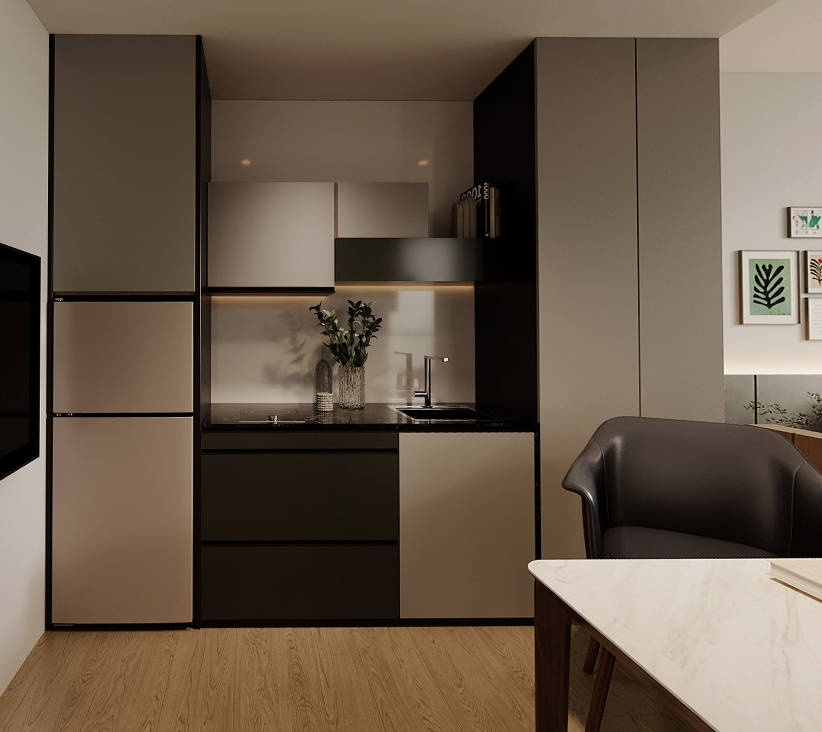
#> input picture preview/image/masks/廚房/base.jpg, 822 x 732 px
$ python shift_cab_mask.py
#> lines starting #> are read from the running program, lines starting #| are printed output that depends on the picture
"""
重畫電器櫃 mask：原 cab.png 對到冰箱（y=301-731），改成對到冰箱上方的電器櫃面板
電器櫃位置（依 廚房.jpg 觀察）：
  x: 50-195   (左column 寬度)
  y: 35-290   (冰箱頂端往上到天花板下緣)
"""
from PIL import Image, ImageDraw
from pathlib import Path

MASKS = Path(__file__).resolve().parent.parent / "image" / "masks" / "廚房"

# 備份原 cab.png 為 fridge.png（其實是冰箱位置，保留以備之後若要加冰箱 zone）
orig_path = MASKS / "cab.png"
backup_path = MASKS / "fridge.png"
if orig_path.exists() and not backup_path.exists():
    Image.open(orig_path).save(backup_path)
    print(f"原 cab.png 備份為 fridge.png")

# 取原圖尺寸
base = Image.open(MASKS / "base.jpg")
#> base is the input picture: PIL image 822x732 RGB; mean R, G, B 105.5, 90.3, 75
W, H = base.size
#> W = 822; H = 732

# 畫新的電器櫃 mask（黑底白形狀 = 不行；CSS mask 用 alpha→ 黑色 painted on transparent）
# 用 RGBA：RGB 全黑、alpha 在電器櫃區域為 255、其餘為 0
new_mask = Image.new("RGBA", (W, H), (0, 0, 0, 0))
#> new_mask: PIL image 822x732 RGBA; every value is 0
draw = ImageDraw.Draw(new_mask)

# 電器櫃矩形（圓角小一點，模擬實物）
ELE_BOX = (50, 35, 195, 290)
draw.rounded_rectangle(ELE_BOX, radius=6, fill=(0, 0, 0, 255))

new_mask.save(orig_path)
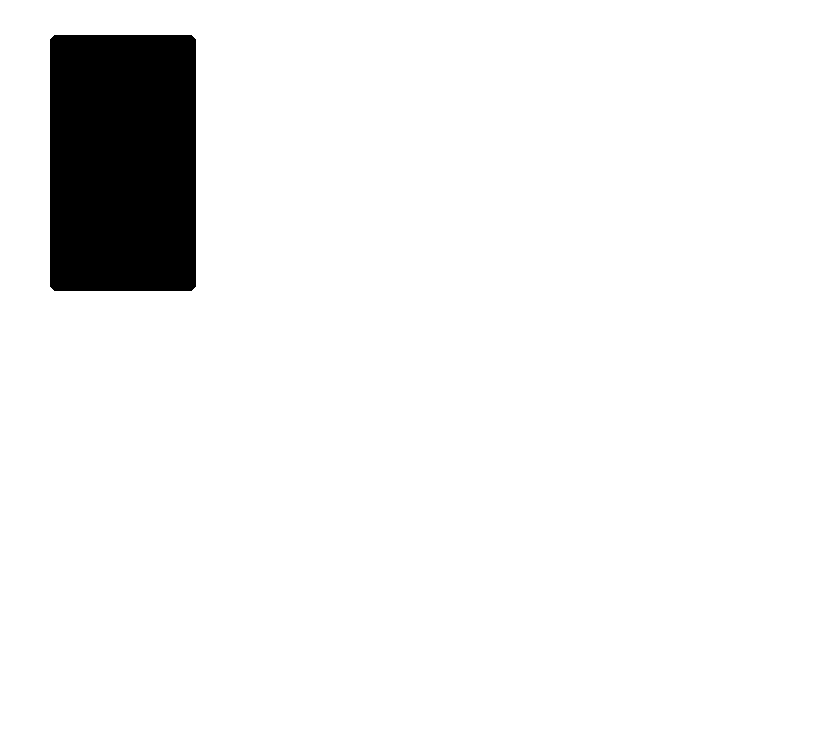
#> saved as cab.png: PIL image 822x732 RGBA; mean R, G, B, A 0, 0, 0, 15.8; transparent parts drawn white
print(f"新電器櫃 mask 已寫入 cab.png")
print(f"涵蓋區域: x={ELE_BOX[0]}-{ELE_BOX[2]}  y={ELE_BOX[1]}-{ELE_BOX[3]}")
